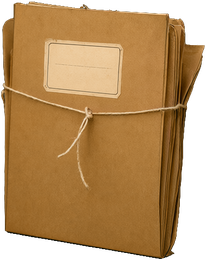
#> input picture engine/assets/objects/accordion_file_folder.png, 206 x 260 px
$ python -i import_generated.py   (imports and definitions only)
#> lines starting #> are read from the running program, lines starting #| are printed output that depends on the picture
"""Turn the Qwen renders in scratch/gen_assets/raw/ into Malonno catalog objects.

rembg -> crop to the alpha bounding box -> longest side ASSET_MAX_SIDE (like the
objects already in games/Malonno_Survivors/objects/) -> PNG in the game folder,
entry in objects_catalog.json and obj_<id> names in the five game language files.
Only the given ids are touched; an existing id is never overwritten.
"""
import json
import sys
from pathlib import Path

from PIL import Image

ROOT = Path(__file__).resolve().parents[4]  # repo root, wherever it is checked out
sys.path.insert(0, str(ROOT))
from engine.utils import safe_write_json  # noqa: E402

RAW = Path(__file__).resolve().parents[4] / "scratch" / "gen_assets" / "raw"
def _arg(name: str, default: str) -> str:
    """--name=value from the command line (the rest are object ids)."""
#> called with name = 'game', default = 'Malonno_Survivors'
    for a in sys.argv[1:]:
        if a.startswith(f"--{name}="):
            return a.split("=", 1)[1]
    return default


GAME = ROOT / "games" / _arg("game", "Malonno_Survivors")
ASSET_MAX_SIDE = 260
ALPHA_PAD = 2

# id: (detection, size, hint_delay, tags, names en/it/de/es/fr)
ENTRIES = {
    "rosary": ("rect", (55, 55), 30, ["religione", "legno", "accessorio", "vintage", "medio"],
               ["Rosary", "Rosario", "Rosenkranz", "Rosario", "Chapelet"]),
    "old_postcard": ("rect", (55, 38), 30, ["carta", "viaggio", "foto", "vintage", "medio"],
                     ["Old Postcard", "Cartolina d'Epoca", "Alte Postkarte", "Postal Antigua",
                      "Vieille Carte Postale"]),
    "hip_flask": ("rect", (30, 45), 30, ["metallo", "bevanda", "contenitore", "vintage", "medio"],
                  ["Hip Flask", "Fiaschetta", "Flachmann", "Petaca", "Flasque"]),
    "cowbell": ("rect", (40, 55), 30, ["ottone", "cuoio", "montagna", "antico", "medio"],
                ["Cowbell", "Campanaccio", "Kuhglocke", "Cencerro", "Cloche de Vache"]),
    "rusty_padlock": ("rect", (30, 38), 25, ["ferro", "metallo", "sicurezza", "antico", "piccolo"],
                      ["Rusty Padlock", "Lucchetto Arrugginito", "Rostiges Vorhängeschloss",
                       "Candado Oxidado", "Cadenas Rouillé"]),
    "crampons": ("rect", (60, 45), 35, ["metallo", "cuoio", "montagna", "attrezzatura", "sport",
                                        "vintage", "medio"],
                 ["Crampons", "Ramponi", "Steigeisen", "Crampones", "Crampons"]),
    "vintage_thermos": ("rect", (25, 70), 30, ["metallo", "bevanda", "contenitore", "militare",
                                               "vintage", "medio"],
                        ["Vintage Thermos", "Thermos d'Epoca", "Alte Thermoskanne",
                         "Termo Antiguo", "Thermos Ancien"]),
    "wooden_crucifix": ("rect", (30, 50), 30, ["legno", "religione", "horror", "antico", "medio"],
                        ["Wooden Crucifix", "Crocifisso di Legno", "Holzkruzifix",
                         "Crucifijo de Madera", "Crucifix en Bois"]),
    "brass_door_knocker": ("rect", (45, 55), 30, ["ottone", "metallo", "decorazione", "antico", "medio"],
                           ["Brass Door Knocker", "Battiporta in Ottone", "Messing-Türklopfer",
                            "Aldaba de Latón", "Heurtoir en Laiton"]),
    "wire_spectacles": ("rect", (60, 25), 35, ["metallo", "vetro", "accessorio", "vintage", "medio"],
                        ["Wire Spectacles", "Occhiali d'Epoca", "Alte Drahtbrille",
                         "Gafas Antiguas", "Lunettes Anciennes"]),
    "hand_sickle": ("rect", (60, 40), 30, ["metallo", "legno", "attrezzo", "antico", "medio"],
                    ["Sickle", "Falcetto", "Sichel", "Hoz", "Faucille"]),
    "tobacco_tin": ("rect", (45, 30), 30, ["metallo", "contenitore", "vintage", "medio"],
                    ["Tobacco Tin", "Scatola di Tabacco", "Tabakdose", "Lata de Tabaco",
                     "Boîte à Tabac"]),
    "war_medal": ("rect", (22, 40), 25, ["metallo", "militare", "decorazione", "vintage", "piccolo"],
                  ["War Medal", "Medaglia al Valore", "Tapferkeitsmedaille", "Medalla al Valor",
                   "Médaille de Guerre"]),
}
LANGS = ("en", "it", "de", "es", "fr")

# The 100-object batch (generate_batch.py): all rendered on chroma green.
sys.path.insert(0, str(Path(__file__).resolve().parent))
import importlib  # noqa: E402
_BATCH = importlib.import_module(_arg("list", "candidates_100")).C
# [2 lines not run here, left out]
BATCH_IDS = {row[0] for row in _BATCH}


KEY_FULL = 9.0      # colour distance to the background below which a pixel is background
KEY_SOFT = 22.0     # ... and above which it is fully object (soft ramp in between)
OPAQUE_FROM = 250   # rembg leaves the object at alpha 254: snap it to 255


# [17 lines left out: function background_key, not called in this run]


GREEN_BG = {"rosary", "crampons",   # rendered on chroma green (see generate_qwen21.py)
            "brass_door_knocker", "wire_spectacles", "hand_sickle", "tobacco_tin"}  # 2x2 grid
GREEN_FULL = 40.0   # green excess above which a pixel is background
GREEN_SOFT = 12.0   # ... below which it is object
DESPILL_MARGIN = 6.0
SHADOW_MAX_RGB = 26      # a contact shadow is darker than this ...
SHADOW_MAX_ALPHA = 200   # ... and less opaque than this
GREEN_FULL_SHARE = 0.75  # of the backdrop's green excess: fully transparent
GREEN_SOFT_SHARE = 0.45  # ... and fully opaque below this share


# [25 lines left out: function green_key, not called in this run]


REF_GREY = Path(__file__).resolve().parents[4] / "scratch" / "gen_assets" / "raw_grey"
# Objects whose colour is taken back from their grey render (glossy wood picks up
# the green; the crampons' steel does not need it and turns bluish with it).
COLOUR_FROM_GREY = {"rosary"}
QUADRANT_TRIM = 14   # px cut from each side of a grid quadrant
GRID_IDS = {"brass_door_knocker", "wire_spectacles", "hand_sickle", "tobacco_tin"}
REF_DARK_LUM = 120   # object pixels of the grey reference (its kept background is lighter)


# [15 lines left out: function match_colour, not called in this run]


def cut_out(src: Path, dest: Path) -> tuple[int, int]:
#> called with dest = 'out.png'
    img = Image.open(src).convert("RGB")
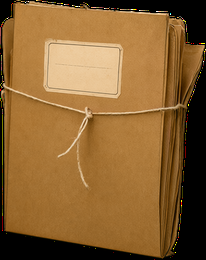
#> img: PIL image 206x260 RGB; mean R, G, B 136.5, 97.9, 50.3
#> (the run stopped early here; a loop or call above may not have finished)

$ run again, on engine/assets/objects/brass_door_knocker_hand.png
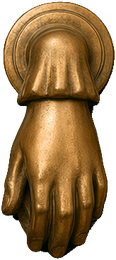
#> input picture engine/assets/objects/brass_door_knocker_hand.png, 116 x 260 px
#> in cut_out, `img = Image.open(src).convert("RGB")`:
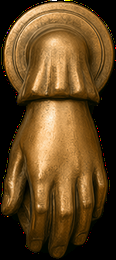
#> img: PIL image 116x260 RGB; mean R, G, B 98.1, 69.9, 33.2

$ run again, on engine/assets/objects/brass_hand_bell.png
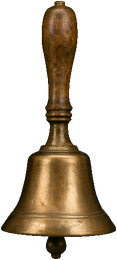
#> input picture engine/assets/objects/brass_hand_bell.png, 117 x 260 px
#> in cut_out, `img = Image.open(src).convert("RGB")`:
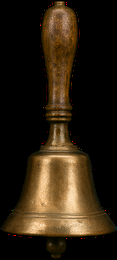
#> img: PIL image 117x260 RGB; mean R, G, B 43.5, 32.1, 17.2
